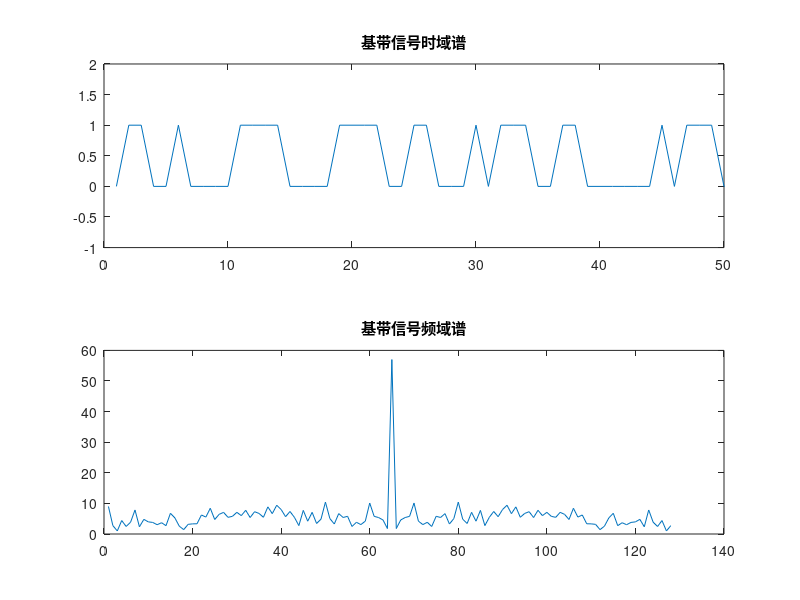
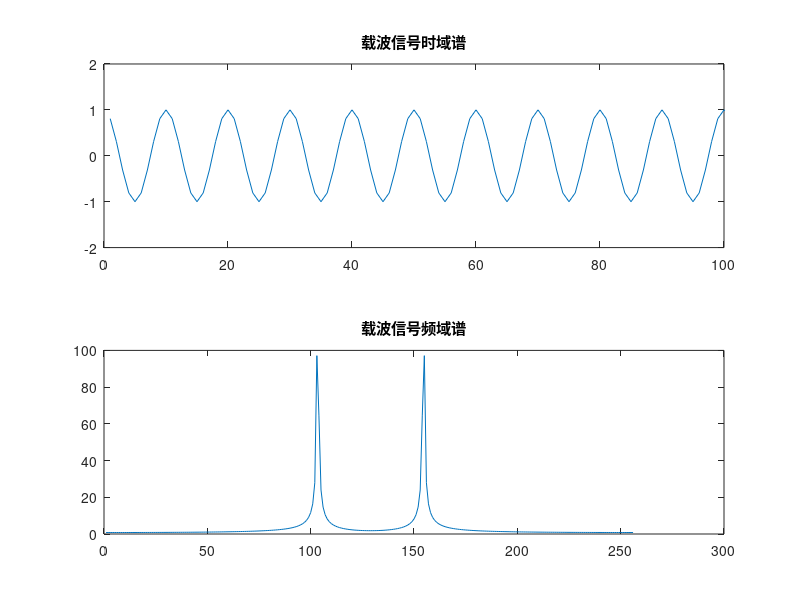

These figures' MATLAB source, in order: (Note: this script raises an error after producing the figures.)
clc;clear; close all
Fc=36;
Fs=360;
Fd=20;
t=1/360:1/360:20;
x=ceil(rand(1,100000)-0.5);
FFT1=abs(fft(x,128));
figure(1)
subplot(211);
plot(x);
title("基带信号时域谱")
axis([0 50 -1 2])
subplot(212)
plot(fftshift(abs(FFT1)))
title("基带信号频域谱")
carry=cos(2*pi*Fc*t);
FFT2=abs(fft(carry,256));
figure(2)
subplot(211)
plot(carry)
title("载波信号时域谱")
axis([0 100 -2 2])
subplot(212)
plot(fftshift(abs(FFT2)))
title("载波信号频域谱")

y=dmod(x,Fc,Fd,Fs,'psk',4);
FFT3=abs(fft(y,256));
figure(3)
subplot(211)
plot(y)
title('调制信号时域谱');
axis([0 200 -2 2])
subplot(212)
plot(fftshift(abs(FFT3)));
title('调制信号频域谱');

z=ddemod(y,Fc,Fd,Fs,'psk',4);
FFT4=abs(fft(z,64));
figure(4);
subplot(211);
plot(z);
title('解调信号时域谱');
axis([0 50 -1 2])
subplot(212)
plot(fftshift(abs(FFT4)));
title('解调信号频域谱');

Ynt1=awgn(y,6);
YNT1=abs(fft(Ynt1,256));
figure(5)
subplot(211)
plot(Ynt1);
title('SNR为6的高斯白噪声调制信号时域谱');
axis([0 50 -2 2])
subplot(212)
plot(fftshift(YNT1));
title('SNR为6的高斯白噪声调制信号频域谱');

z1=ddemod(Ynt1,Fc,Fd,Fs,'psk',4);
Z1=abs(fft(z1,256));
figure(6)
subplot(211)
plot(z1);
title('加入SNR为6的高斯白噪声解调信号时域谱');
axis([0 50 -1 4])
subplot(212)
plot(fftshift(Z1))
title('加入SNR为6的高斯白噪声解调信号频域谱');

Ynt2=awgn(y,-2);
YNT2=abs(fft(Ynt2,256));
figure(7)
subplot(211)
plot(Ynt2);
title('SNR为-2的高斯白噪声调制信号时域谱');
axis([0 50 -4 4])
subplot(212)
plot(fftshift(YNT2));
title('SNR为-2的高斯白噪声调制信号频域谱');

z2=ddemod(Ynt2,Fc,Fd,Fs,'psk',4);
Z2=abs(fft(z2,256));
figure(8)
subplot(211)
plot(z2);
title('加入SNR为-2的高斯白噪声解调信号时域谱');
axis([0 50 -1 4])
subplot(212)
plot(fftshift(Z2))
title('加入SNR为-2的高斯白噪声解调信号频域谱');

SNR=-10:2;
for i=1:length(SNR) 
    Ynt3=awgn(y,SNR(i));	%加入高斯小噪声，信噪比从-10dB到10dB
Z=ddemod(Ynt3,Fc,Fd,Fs,'psk',4); %调用数字带通解调函数ddemod对加噪声信号进行解调
[br,Pe(i)]=symerr(x,Z);%对解调后加大噪声信号误码分析，br为符号误差数，Pe(i)为符号误差率
end
figure(9)
semilogy(SNR,Pe);			% 调用semilogy函数绘制信噪比与误码率的关系曲线
xlabel('信噪比 SNR(r/dB)');
ylabel('误码率 Pe');
title('信噪比与误码率的关系');
%axis([-10 2 0 1])
grid on
y1=dmodce(x,Fd,Fs,'psk',4);
scatterplot(y1)